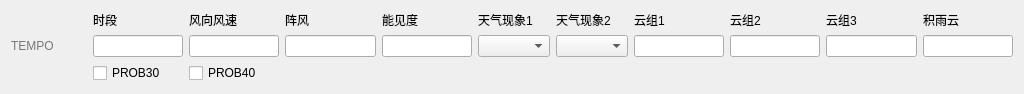
<?xml version="1.0" encoding="UTF-8"?>
<ui version="4.0">
 <class>Form</class>
 <widget class="QWidget" name="Form">
  <property name="geometry">
   <rect>
    <x>0</x>
    <y>0</y>
    <width>1024</width>
    <height>80</height>
   </rect>
  </property>
  <property name="windowTitle">
   <string>Form</string>
  </property>
  <layout class="QVBoxLayout" name="verticalLayout">
   <item>
    <layout class="QGridLayout" name="layout">
     <item row="0" column="5">
      <widget class="QLabel" name="windLabel">
       <property name="text">
        <string>风向风速</string>
       </property>
       <property name="buddy">
        <cstring>wind</cstring>
       </property>
      </widget>
     </item>
     <item row="0" column="12">
      <widget class="QLabel" name="cloud3Label">
       <property name="text">
        <string>云组3</string>
       </property>
       <property name="buddy">
        <cstring>cloud3</cstring>
       </property>
      </widget>
     </item>
     <item row="0" column="4">
      <widget class="QLabel" name="intervalLabel">
       <property name="text">
        <string>时段</string>
       </property>
       <property name="buddy">
        <cstring>interval</cstring>
       </property>
      </widget>
     </item>
     <item row="2" column="4">
      <widget class="QLineEdit" name="interval"/>
     </item>
     <item row="0" column="6">
      <widget class="QLabel" name="gustLabel">
       <property name="text">
        <string>阵风</string>
       </property>
       <property name="buddy">
        <cstring>gust</cstring>
       </property>
      </widget>
     </item>
     <item row="2" column="10">
      <widget class="QLineEdit" name="cloud1"/>
     </item>
     <item row="2" column="9">
      <widget class="QComboBox" name="weatherWithIntensity"/>
     </item>
     <item row="2" column="7">
      <widget class="QLineEdit" name="vis"/>
     </item>
     <item row="2" column="13">
      <widget class="QLineEdit" name="cb"/>
     </item>
     <item row="0" column="11">
      <widget class="QLabel" name="cloud2Label">
       <property name="text">
        <string>云组2</string>
       </property>
       <property name="buddy">
        <cstring>cloud2</cstring>
       </property>
      </widget>
     </item>
     <item row="0" column="7">
      <widget class="QLabel" name="visLabel">
       <property name="text">
        <string>能见度</string>
       </property>
       <property name="buddy">
        <cstring>vis</cstring>
       </property>
      </widget>
     </item>
     <item row="2" column="5">
      <widget class="QLineEdit" name="wind"/>
     </item>
     <item row="0" column="9">
      <widget class="QLabel" name="weatherWithIntensityLabel">
       <property name="text">
        <string>天气现象2</string>
       </property>
       <property name="buddy">
        <cstring>weatherWithIntensity</cstring>
       </property>
      </widget>
     </item>
     <item row="2" column="11">
      <widget class="QLineEdit" name="cloud2"/>
     </item>
     <item row="3" column="5">
      <widget class="QCheckBox" name="prob40">
       <property name="enabled">
        <bool>true</bool>
       </property>
       <property name="text">
        <string>PROB40</string>
       </property>
       <property name="autoExclusive">
        <bool>true</bool>
       </property>
       <property name="tristate">
        <bool>false</bool>
       </property>
      </widget>
     </item>
     <item row="2" column="6">
      <widget class="QLineEdit" name="gust"/>
     </item>
     <item row="0" column="10">
      <widget class="QLabel" name="cloud1Label">
       <property name="text">
        <string>云组1</string>
       </property>
       <property name="buddy">
        <cstring>cloud1</cstring>
       </property>
      </widget>
     </item>
     <item row="2" column="12">
      <widget class="QLineEdit" name="cloud3"/>
     </item>
     <item row="3" column="4">
      <widget class="QCheckBox" name="prob30">
       <property name="text">
        <string>PROB30</string>
       </property>
       <property name="autoExclusive">
        <bool>true</bool>
       </property>
      </widget>
     </item>
     <item row="2" column="8">
      <widget class="QComboBox" name="weather"/>
     </item>
     <item row="0" column="13">
      <widget class="QLabel" name="cbLabel">
       <property name="text">
        <string>积雨云</string>
       </property>
       <property name="buddy">
        <cstring>cb</cstring>
       </property>
      </widget>
     </item>
     <item row="0" column="8">
      <widget class="QLabel" name="weatherLabel">
       <property name="text">
        <string>天气现象1</string>
       </property>
       <property name="buddy">
        <cstring>weather</cstring>
       </property>
      </widget>
     </item>
     <item row="2" column="0">
      <widget class="QLabel" name="name">
       <property name="minimumSize">
        <size>
         <width>76</width>
         <height>0</height>
        </size>
       </property>
       <property name="styleSheet">
        <string notr="true">color: rgb(120, 120, 120);</string>
       </property>
       <property name="text">
        <string>TEMPO</string>
       </property>
      </widget>
     </item>
    </layout>
   </item>
  </layout>
 </widget>
 <tabstops>
  <tabstop>interval</tabstop>
  <tabstop>wind</tabstop>
  <tabstop>gust</tabstop>
  <tabstop>vis</tabstop>
  <tabstop>weather</tabstop>
  <tabstop>weatherWithIntensity</tabstop>
  <tabstop>cloud1</tabstop>
  <tabstop>cloud2</tabstop>
  <tabstop>cloud3</tabstop>
  <tabstop>cb</tabstop>
  <tabstop>prob30</tabstop>
  <tabstop>prob40</tabstop>
 </tabstops>
 <resources/>
 <connections/>
</ui>
